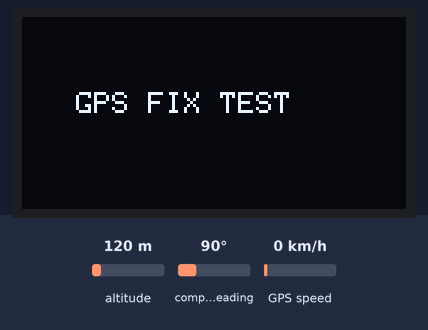
Bench run of a sketch on a simulated Arduino Uno, built with avr-gcc and run on an emulated ATmega328P. On the bench: 128×64 one-colour display. Inputs (shaded band) come from the test bench; at power-on: altitude 120 m, compass heading 90°, GPS speed 0 km/h. The GPS gets a fix after 3 s at 37.7749, -122.4194 with 8 satellites.

Above: at 1.1 s.
At 2.4 s:
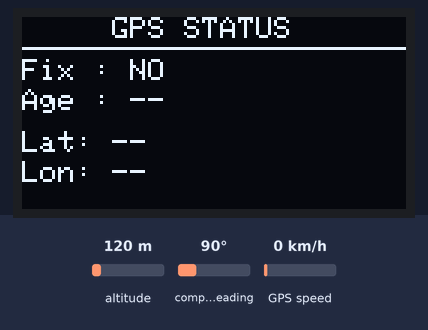
At 6.9 s:
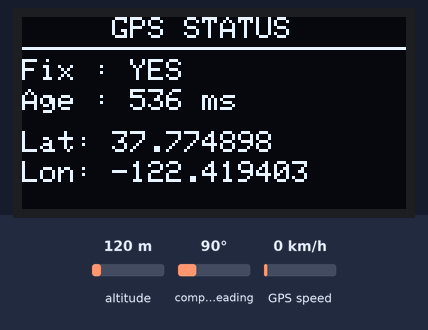
At 11.57 s:
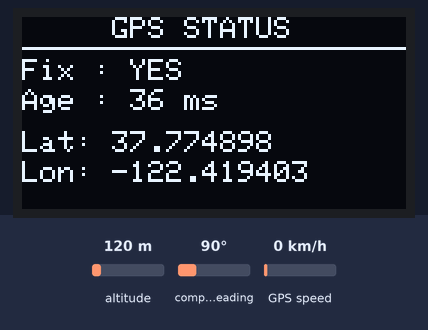
At 21.07 s:
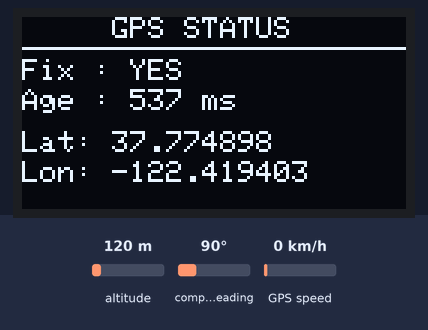
At 39.57 s:
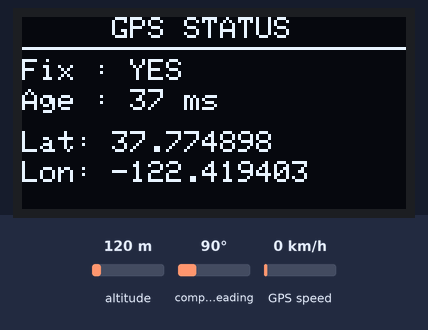

Measured:
- what the display in image 0 shows lasts 1.2 s, from 1.1 s to 2.3 s
- what the display in image 1 shows lasts 1.0 s, from 2.3 s to 3.3 s
- what the display in image 2 shows lasts 0.5 s, from 6.8 s to 7.3 s

The sketch:

06_Car-3_GPS_Fix_Quality_and_Accuracy.ino
```cpp
#include <TinyGPS++.h>
#include <Wire.h>
#include <Adafruit_GFX.h>
#include <Adafruit_SSD1306.h>

#define SCREEN_WIDTH 128
#define SCREEN_HEIGHT 64
#define OLED_RESET -1
Adafruit_SSD1306 display(SCREEN_WIDTH, SCREEN_HEIGHT, &Wire, OLED_RESET);

TinyGPSPlus gps;

void setup() {
  Serial.begin(9600);
  delay(1000);

  if (!display.begin(SSD1306_SWITCHCAPVCC, 0x3C)) {
    for (;;);
  }

  display.clearDisplay();
  display.setTextSize(1);
  display.setTextColor(SSD1306_WHITE);
  display.setCursor(18, 25);
  display.println(F("GPS FIX TEST"));
  display.display();
  delay(1200);
}

void loop() {
  while (Serial.available() > 0) {
    gps.encode(Serial.read());
  }

  // refresh every 500ms (even if location not updated)
  static unsigned long last = 0;
  if (millis() - last < 500) return;
  last = millis();

  display.clearDisplay();

  display.setTextSize(1);
  display.setCursor(30, 0);
  display.println(F("GPS STATUS"));
  display.drawLine(0, 10, 127, 10, SSD1306_WHITE);

  // Fix
  display.setCursor(0, 14);
  display.print(F("Fix : "));
  display.println(gps.location.isValid() ? F("YES") : F("NO"));

  // Age (freshness)
  display.setCursor(0, 24);
  display.print(F("Age : "));
  if (gps.location.isValid()) {
    unsigned long age = gps.location.age();
    if (age == 0xFFFFFFFFUL) display.println(F("--"));
    else {
      display.print(age);
      display.println(F(" ms"));
    }
  } else {
    display.println(F("--"));
  }

  // Lat
  display.setCursor(0, 38);
  display.print(F("Lat: "));
  if (gps.location.isValid()) display.println(gps.location.lat(), 6);
  else display.println(F("--"));

  // Lon
  display.setCursor(0, 48);
  display.print(F("Lon: "));
  if (gps.location.isValid()) display.println(gps.location.lng(), 6);
  else display.println(F("--"));

  display.display();
}
```
